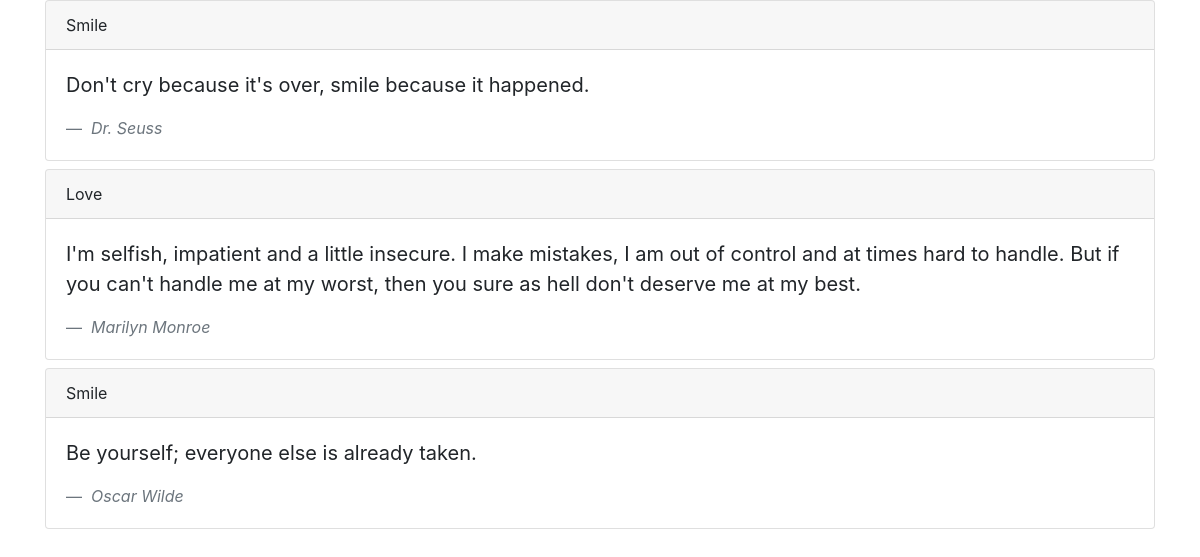
The page / on the database its author committed.
### quotes/models.py (models this page shows, shortened)
class Quote(models.Model):
    quote = models.TextField()
    author = models.CharField(max_length=200)
    quote_category = models.ForeignKey(
        'QuoteCategory',
        on_delete = models.CASCADE
    )

class QuoteCategory(models.Model):
    title = models.CharField(max_length=50)

### quotes/views.py (the view)
# urls.py: path('', views.HomeView.as_view(), name="home"),
class HomeView(ListView):
    template_name = "home.html"
    model = Quote
    def get_queryset(self):
        query_set = super().get_queryset()
        return query_set.select_related('quote_category')

### templates/home.html (shortened to what this page needs)
{% extends 'base.html' %}
{% block body %}
{% for quote in object_list %}
<div class="card">
    <div class="card-header">
        {{ quote.quote_category.title }}
    </div>
    <div class="card-body">
        <blockquote class="blockquote mb-0">
            <p>{{ quote.quote }}</p>
            <footer class="blockquote-footer">
                <cite title="Source Title">{{ quote.author }}</cite>
            </footer>
        </blockquote>
    </div>
</div>
{% endfor %}
{% endblock %}

### templates/base.html (shortened to what this page needs)
<!DOCTYPE HTML>
<html>
    <head>
        <link rel="stylesheet" href="https://stackpath.bootstrapcdn.com/bootstrap/4.1.3/css/bootstrap.min.css">
    </head>
    <body>
        <div class="container">
            {% block body %}
            {% endblock %}
        </div>
    </body>
</html>

### rows shown on the page
Quote: quote_category "Smile", quote "Don't cry because it's over, smile because it happened.", author "Dr. Seuss"
Quote: quote_category "Love", quote "I'm selfish, impatient and a little insecure. I make mistakes, I am out of control and at times hard to handle. But if you can't handle me at my worst, then you sure as hell don't deserve me at my best.", author "Marilyn Monroe"
Quote: quote_category "Smile", quote "Be yourself; everyone else is already taken.", author "Oscar Wilde"
